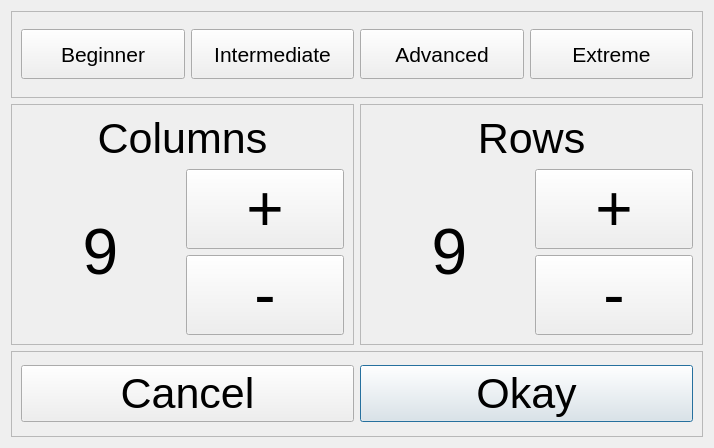
<?xml version="1.0" encoding="UTF-8"?>
<ui version="4.0">
 <class>BoardResizeDialog</class>
 <widget class="QDialog" name="BoardResizeDialog">
  <property name="geometry">
   <rect>
    <x>0</x>
    <y>0</y>
    <width>714</width>
    <height>448</height>
   </rect>
  </property>
  <property name="windowTitle">
   <string>Dialog</string>
  </property>
  <layout class="QGridLayout" name="gridLayout">
   <item row="0" column="0" colspan="2">
    <widget class="QFrame" name="okayPresetSizesFrame">
     <property name="frameShape">
      <enum>QFrame::StyledPanel</enum>
     </property>
     <property name="frameShadow">
      <enum>QFrame::Raised</enum>
     </property>
     <layout class="QHBoxLayout" name="okayCancelButtonFrameGridLayout_2">
      <item>
       <widget class="QPushButton" name="btnBeginner">
        <property name="minimumSize">
         <size>
          <width>100</width>
          <height>50</height>
         </size>
        </property>
        <property name="font">
         <font>
          <pointsize>16</pointsize>
         </font>
        </property>
        <property name="toolTip">
         <string>&lt;html&gt;&lt;head/&gt;&lt;body&gt;&lt;p&gt;Change the below board size to 9x9&lt;/p&gt;&lt;/body&gt;&lt;/html&gt;</string>
        </property>
        <property name="text">
         <string>Beginner</string>
        </property>
       </widget>
      </item>
      <item>
       <widget class="QPushButton" name="btnIntermediate">
        <property name="minimumSize">
         <size>
          <width>100</width>
          <height>50</height>
         </size>
        </property>
        <property name="font">
         <font>
          <pointsize>16</pointsize>
         </font>
        </property>
        <property name="toolTip">
         <string>&lt;html&gt;&lt;head/&gt;&lt;body&gt;&lt;p&gt;Change the below board size to 18x9&lt;/p&gt;&lt;/body&gt;&lt;/html&gt;</string>
        </property>
        <property name="text">
         <string>Intermediate</string>
        </property>
        <property name="default">
         <bool>true</bool>
        </property>
       </widget>
      </item>
      <item>
       <widget class="QPushButton" name="btnAdvanced">
        <property name="minimumSize">
         <size>
          <width>100</width>
          <height>50</height>
         </size>
        </property>
        <property name="font">
         <font>
          <pointsize>16</pointsize>
         </font>
        </property>
        <property name="toolTip">
         <string>&lt;html&gt;&lt;head/&gt;&lt;body&gt;&lt;p&gt;Change the below board size to 18x18&lt;/p&gt;&lt;/body&gt;&lt;/html&gt;</string>
        </property>
        <property name="text">
         <string>Advanced</string>
        </property>
        <property name="default">
         <bool>true</bool>
        </property>
       </widget>
      </item>
      <item>
       <widget class="QPushButton" name="btnExtreme">
        <property name="minimumSize">
         <size>
          <width>100</width>
          <height>50</height>
         </size>
        </property>
        <property name="font">
         <font>
          <pointsize>16</pointsize>
         </font>
        </property>
        <property name="toolTip">
         <string>&lt;html&gt;&lt;head/&gt;&lt;body&gt;&lt;p&gt;Change the below board size to 24x24&lt;/p&gt;&lt;/body&gt;&lt;/html&gt;</string>
        </property>
        <property name="text">
         <string>Extreme</string>
        </property>
        <property name="default">
         <bool>true</bool>
        </property>
       </widget>
      </item>
     </layout>
    </widget>
   </item>
   <item row="1" column="0">
    <widget class="QFrame" name="lblColumnsFrame">
     <property name="frameShape">
      <enum>QFrame::StyledPanel</enum>
     </property>
     <property name="frameShadow">
      <enum>QFrame::Raised</enum>
     </property>
     <layout class="QGridLayout" name="lblColumnsFrameGridLayout">
      <item row="2" column="1">
       <widget class="QPushButton" name="btnDecrementColumns">
        <property name="sizePolicy">
         <sizepolicy hsizetype="Minimum" vsizetype="Minimum">
          <horstretch>0</horstretch>
          <verstretch>0</verstretch>
         </sizepolicy>
        </property>
        <property name="font">
         <font>
          <pointsize>48</pointsize>
         </font>
        </property>
        <property name="toolTip">
         <string>&lt;html&gt;&lt;head/&gt;&lt;body&gt;&lt;p&gt;&lt;span style=&quot; font-size:16pt;&quot;&gt;Decrease the number of columns by 1&lt;/span&gt;&lt;/p&gt;&lt;/body&gt;&lt;/html&gt;</string>
        </property>
        <property name="text">
         <string>-</string>
        </property>
       </widget>
      </item>
      <item row="1" column="0" rowspan="2">
       <widget class="QLabel" name="lblColumns">
        <property name="font">
         <font>
          <pointsize>48</pointsize>
         </font>
        </property>
        <property name="text">
         <string>9</string>
        </property>
        <property name="alignment">
         <set>Qt::AlignCenter</set>
        </property>
       </widget>
      </item>
      <item row="1" column="1">
       <widget class="QPushButton" name="btnIncrementColumns">
        <property name="sizePolicy">
         <sizepolicy hsizetype="Minimum" vsizetype="Minimum">
          <horstretch>0</horstretch>
          <verstretch>0</verstretch>
         </sizepolicy>
        </property>
        <property name="font">
         <font>
          <pointsize>48</pointsize>
         </font>
        </property>
        <property name="toolTip">
         <string>&lt;html&gt;&lt;head/&gt;&lt;body&gt;&lt;p&gt;&lt;span style=&quot; font-size:16pt;&quot;&gt;Increase the number of columns by 1&lt;/span&gt;&lt;/p&gt;&lt;/body&gt;&lt;/html&gt;</string>
        </property>
        <property name="text">
         <string>+</string>
        </property>
       </widget>
      </item>
      <item row="0" column="0" colspan="2">
       <widget class="QLabel" name="lblColumnTitle">
        <property name="font">
         <font>
          <pointsize>32</pointsize>
         </font>
        </property>
        <property name="text">
         <string>Columns</string>
        </property>
        <property name="alignment">
         <set>Qt::AlignCenter</set>
        </property>
       </widget>
      </item>
     </layout>
    </widget>
   </item>
   <item row="1" column="1">
    <widget class="QFrame" name="lblRowsFrame">
     <property name="frameShape">
      <enum>QFrame::StyledPanel</enum>
     </property>
     <property name="frameShadow">
      <enum>QFrame::Raised</enum>
     </property>
     <layout class="QGridLayout" name="lblRowsFrameGridLayout">
      <item row="1" column="0" rowspan="2">
       <widget class="QLabel" name="lblRows">
        <property name="font">
         <font>
          <pointsize>48</pointsize>
         </font>
        </property>
        <property name="text">
         <string>9</string>
        </property>
        <property name="alignment">
         <set>Qt::AlignCenter</set>
        </property>
       </widget>
      </item>
      <item row="2" column="1">
       <widget class="QPushButton" name="btnDecrementRows">
        <property name="sizePolicy">
         <sizepolicy hsizetype="Minimum" vsizetype="Minimum">
          <horstretch>0</horstretch>
          <verstretch>0</verstretch>
         </sizepolicy>
        </property>
        <property name="font">
         <font>
          <pointsize>48</pointsize>
         </font>
        </property>
        <property name="toolTip">
         <string>&lt;html&gt;&lt;head/&gt;&lt;body&gt;&lt;p&gt;&lt;span style=&quot; font-size:16pt;&quot;&gt;Decrease the number of rows by 1&lt;/span&gt;&lt;/p&gt;&lt;/body&gt;&lt;/html&gt;</string>
        </property>
        <property name="text">
         <string>-</string>
        </property>
       </widget>
      </item>
      <item row="1" column="1">
       <widget class="QPushButton" name="btnIncrementRows">
        <property name="sizePolicy">
         <sizepolicy hsizetype="Minimum" vsizetype="Minimum">
          <horstretch>0</horstretch>
          <verstretch>0</verstretch>
         </sizepolicy>
        </property>
        <property name="font">
         <font>
          <pointsize>48</pointsize>
         </font>
        </property>
        <property name="toolTip">
         <string>&lt;html&gt;&lt;head/&gt;&lt;body&gt;&lt;p&gt;&lt;span style=&quot; font-size:16pt;&quot;&gt;Increase the number of rows by 1&lt;/span&gt;&lt;/p&gt;&lt;/body&gt;&lt;/html&gt;</string>
        </property>
        <property name="text">
         <string>+</string>
        </property>
       </widget>
      </item>
      <item row="0" column="0" colspan="2">
       <widget class="QLabel" name="lblRowsTitle">
        <property name="font">
         <font>
          <pointsize>32</pointsize>
         </font>
        </property>
        <property name="text">
         <string>Rows</string>
        </property>
        <property name="alignment">
         <set>Qt::AlignCenter</set>
        </property>
       </widget>
      </item>
     </layout>
    </widget>
   </item>
   <item row="2" column="0" colspan="2">
    <widget class="QFrame" name="okayCancelButtonFrame">
     <property name="frameShape">
      <enum>QFrame::StyledPanel</enum>
     </property>
     <property name="frameShadow">
      <enum>QFrame::Raised</enum>
     </property>
     <layout class="QHBoxLayout" name="okayCancelButtonFrameGridLayout">
      <item>
       <widget class="QPushButton" name="btnCancel">
        <property name="minimumSize">
         <size>
          <width>100</width>
          <height>50</height>
         </size>
        </property>
        <property name="font">
         <font>
          <pointsize>32</pointsize>
         </font>
        </property>
        <property name="toolTip">
         <string>&lt;html&gt;&lt;head/&gt;&lt;body&gt;&lt;p&gt;&lt;span style=&quot; font-size:16pt;&quot;&gt;Exit this dialog without changing the board size&lt;/span&gt;&lt;/p&gt;&lt;/body&gt;&lt;/html&gt;</string>
        </property>
        <property name="text">
         <string>Cancel</string>
        </property>
       </widget>
      </item>
      <item>
       <widget class="QPushButton" name="btnOkay">
        <property name="minimumSize">
         <size>
          <width>100</width>
          <height>50</height>
         </size>
        </property>
        <property name="font">
         <font>
          <pointsize>32</pointsize>
         </font>
        </property>
        <property name="toolTip">
         <string>&lt;html&gt;&lt;head/&gt;&lt;body&gt;&lt;p&gt;&lt;span style=&quot; font-size:16pt;&quot;&gt;Accept the above columns and rows to start a new game&lt;/span&gt;&lt;/p&gt;&lt;/body&gt;&lt;/html&gt;</string>
        </property>
        <property name="text">
         <string>Okay</string>
        </property>
        <property name="default">
         <bool>true</bool>
        </property>
       </widget>
      </item>
     </layout>
    </widget>
   </item>
  </layout>
 </widget>
 <resources/>
 <connections/>
</ui>
